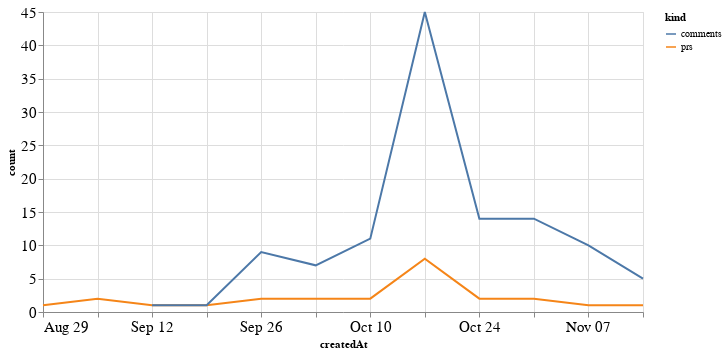

Notebook code cell kept with this figure:
### Code cell
alt.Chart(total_time, width=600).mark_line().encode(
    x='createdAt',
    y='count',
    color='kind'
)

### Figure 1 — Vega-Lite specification as saved in the notebook (floating-point values rounded to 4 significant figures)
{"config": {"axisLeft": {"labelFontSize": 15}, "axisBottom": {"labelFontSize": 15}}, "data": {"name": "data-ec3e819515208817e57a2e1c380244ba"}, "mark": "line", "encoding": {"color": {"type": "nominal", "field": "kind"}, "x": {"type": "temporal", "field": "createdAt"}, "y": {"type": "quantitative", "field": "count"}}, "width": 600, "$schema": "https://vega.github.io/schema/vega-lite/v4.8.1.json", "datasets": {"data-ec3e819515208817e57a2e1c380244ba": [{"createdAt": "2021-08-29T00:00:00", "kind": "prs", "count": 1.0}, {"createdAt": "2021-09-05T00:00:00", "kind": "prs", "count": 2.0}, {"createdAt": "2021-09-12T00:00:00", "kind": "prs", "count": 1.0}, {"createdAt": "2021-09-19T00:00:00", "kind": "prs", "count": 1.0}, {"createdAt": "2021-09-26T00:00:00", "kind": "prs", "count": 2.0}, {"createdAt": "2021-10-03T00:00:00", "kind": "prs", "count": 2.0}, {"createdAt": "2021-10-10T00:00:00", "kind": "prs", "count": 2.0}, {"createdAt": "2021-10-17T00:00:00", "kind": "prs", "count": 8.0}, {"createdAt": "2021-10-24T00:00:00", "kind": "prs", "count": 2.0}, {"createdAt": "2021-10-31T00:00:00", "kind": "prs", "count": 2.0}, {"createdAt": "2021-11-07T00:00:00", "kind": "prs", "count": 1.0}, {"createdAt": "2021-11-14T00:00:00", "kind": "prs", "count": 1.0}, {"createdAt": "2021-08-29T00:00:00", "kind": "comments", "count": null}, {"createdAt": "2021-09-05T00:00:00", "kind": "comments", "count": null}, {"createdAt": "2021-09-12T00:00:00", "kind": "comments", "count": 1.0}, {"createdAt": "2021-09-19T00:00:00", "kind": "comments", "count": 1.0}, {"createdAt": "2021-09-26T00:00:00", "kind": "comments", "count": 9.0}, {"createdAt": "2021-10-03T00:00:00", "kind": "comments", "count": 7.0}, {"createdAt": "2021-10-10T00:00:00", "kind": "comments", "count": 11.0}, {"createdAt": "2021-10-17T00:00:00", "kind": "comments", "count": 45.0}, {"createdAt": "2021-10-24T00:00:00", "kind": "comments", "count": 14.0}, {"createdAt": "2021-10-31T00:00:00", "kind": "comments", "count": 14.0}, {"createdAt": "2021-11-07T00:00:00", "kind": "comments", "count": 10.0}, {"createdAt": "2021-11-14T00:00:00", "kind": "comments", "count": 5.0}]}}
